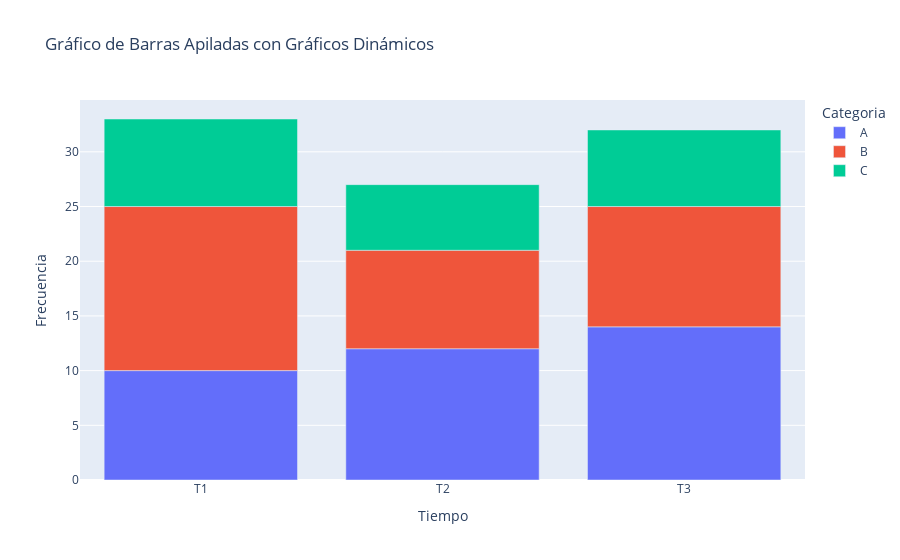

The code cell stored with this chart in its notebook:
### Code cell
import plotly.express as px
import pandas as pd

# Crear un DataFrame de ejemplo
data = {
    'Categoria': ['A', 'B', 'C', 'A', 'B', 'C', 'A', 'B', 'C'],
    'Valor': [10, 15, 8, 12, 9, 6, 14, 11, 7],
    'Tiempo': ['T1', 'T1', 'T1', 'T2', 'T2', 'T2', 'T3', 'T3', 'T3']
}

df = pd.DataFrame(data)

# Crear un gráfico de barras apiladas con gráficos dinámicos
fig = px.bar(df, x='Tiempo', y='Valor', color='Categoria', 
             title='Gráfico de Barras Apiladas con Gráficos Dinámicos',
             labels={'Valor': 'Frecuencia'})

# Mostrar el gráfico
fig.show()

### Figure 1 — Plotly figure (JSON) as saved in the notebook; plotly's stock layout.template omitted (floating-point values rounded to 4 significant figures)
{"data": [{"alignmentgroup": "True", "hovertemplate": "Categoria=A<br>Tiempo=%{x}<br>Frecuencia=%{y}<extra></extra>", "legendgroup": "A", "marker": {"color": "#636efa", "pattern": {"shape": ""}}, "name": "A", "offsetgroup": "A", "orientation": "v", "showlegend": true, "textposition": "auto", "type": "bar", "x": ["T1", "T2", "T3"], "xaxis": "x", "y": [10, 12, 14], "yaxis": "y"}, {"alignmentgroup": "True", "hovertemplate": "Categoria=B<br>Tiempo=%{x}<br>Frecuencia=%{y}<extra></extra>", "legendgroup": "B", "marker": {"color": "#EF553B", "pattern": {"shape": ""}}, "name": "B", "offsetgroup": "B", "orientation": "v", "showlegend": true, "textposition": "auto", "type": "bar", "x": ["T1", "T2", "T3"], "xaxis": "x", "y": [15, 9, 11], "yaxis": "y"}, {"alignmentgroup": "True", "hovertemplate": "Categoria=C<br>Tiempo=%{x}<br>Frecuencia=%{y}<extra></extra>", "legendgroup": "C", "marker": {"color": "#00cc96", "pattern": {"shape": ""}}, "name": "C", "offsetgroup": "C", "orientation": "v", "showlegend": true, "textposition": "auto", "type": "bar", "x": ["T1", "T2", "T3"], "xaxis": "x", "y": [8, 6, 7], "yaxis": "y"}], "layout": {"barmode": "relative", "legend": {"title": {"text": "Categoria"}, "tracegroupgap": 0}, "title": {"text": "Gráfico de Barras Apiladas con Gráficos Dinámicos"}, "xaxis": {"anchor": "y", "domain": [0, 1], "title": {"text": "Tiempo"}}, "yaxis": {"anchor": "x", "domain": [0, 1], "title": {"text": "Frecuencia"}}}}
